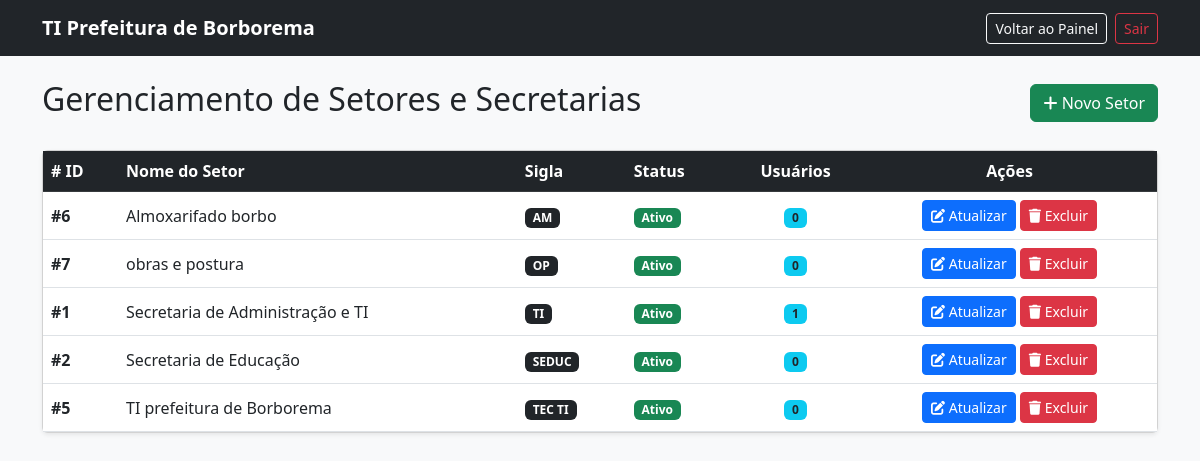
Page /admin/gerenciar_setores.php (signed in) on the earlier database version.
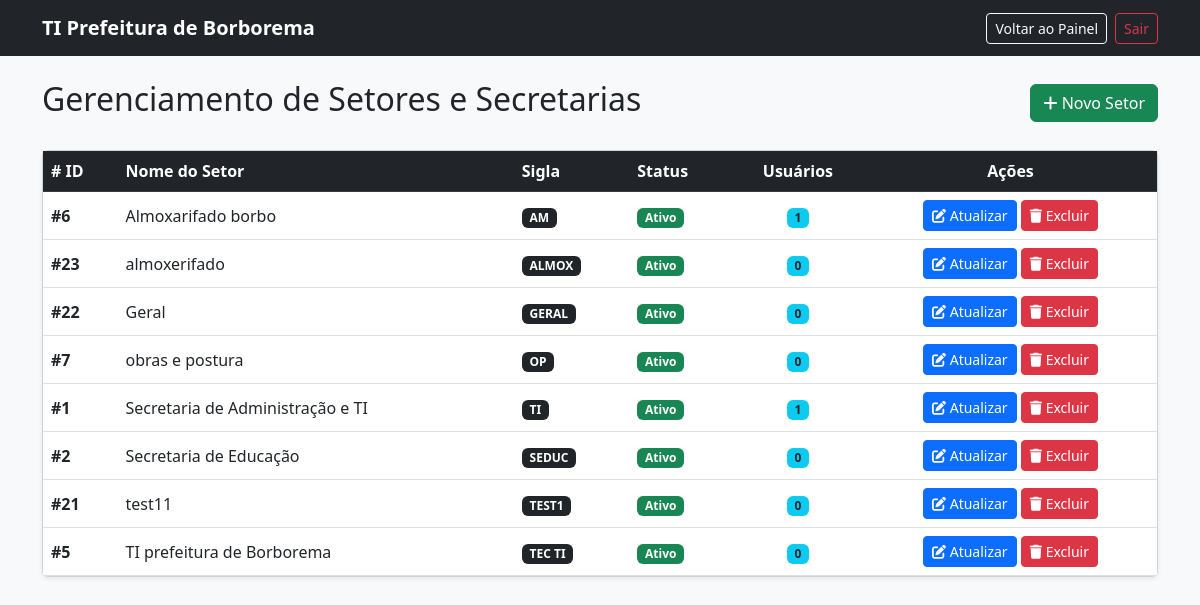
Same page on the later database version.
### tables this page shows
CREATE TABLE `secretarias_setores` (
  `id` int(11) NOT NULL,
  `nome` varchar(100) NOT NULL,
  `sigla` varchar(20) NOT NULL,
  `ativo` tinyint(1) DEFAULT 1,
  `criado_em` timestamp NOT NULL DEFAULT current_timestamp()
);

### admin/gerenciar_setores.php (the view, shortened to what this page needs)
<?php
require_once __DIR__ . '/../config/conexao.php';
try {
    $sqlSetores = "SELECT s.*, COUNT(u.id) as total_usuarios
                   FROM secretarias_setores s
                   LEFT JOIN usuarios u ON s.id = u.setor_id
                   GROUP BY s.id
                   ORDER BY s.nome ASC";
    $stmtSetores = $pdo->query($sqlSetores);
    $setores = $stmtSetores->fetchAll();
} catch (PDOException $e) {
    $setores = [];
    $mensagemErro = "Erro ao listar setores.";
}
?>
<!DOCTYPE html>
<html lang="pt-BR">
<head>
    <link href="https://cdn.jsdelivr.net/npm/bootstrap@5.3.0/dist/css/bootstrap.min.css" rel="stylesheet">
    <link rel="stylesheet" href="https://cdnjs.cloudflare.com/ajax/libs/font-awesome/6.0.0/css/all.min.css">
</head>
<body class="bg-light">
<nav class="navbar navbar-expand-lg navbar-dark bg-dark">
    <div class="container">
        <a class="navbar-brand fw-bold" href="../account/painel.php">TI Prefeitura de Borborema</a>
        <div class="d-flex align-items-center text-white">
            <a href="../account/painel.php" class="btn btn-outline-light btn-sm me-2">Voltar ao Painel</a>
            <a href="/helpdesk_prefeitura/account/logout.php" class="btn btn-outline-danger btn-sm">Sair</a>
        </div>
    </div>
</nav>
<div class="container mt-4">
    <div class="d-flex justify-content-between align-items-center mb-4">
        <h2>Gerenciamento de Setores e Secretarias</h2>
        <button class="btn btn-success" data-bs-toggle="modal" data-bs-target="#modalNovoSetor">
            <i class="fas fa-plus"></i> Novo Setor
        </button>
    </div>
    <div class="card shadow-sm">
        <div class="card-body p-0">
            <div class="table-responsive">
                <table class="table table-hover align-middle mb-0">
                    <thead class="table-dark">
                        <tr>
                            <th># ID</th>
                            <th>Nome do Setor</th>
                            <th>Sigla</th>
                            <th>Status</th>
                            <th class="text-center">Usuários</th>
                            <th class="text-center">Ações</th>
                        </tr>
                    </thead>
                    <tbody>
                        <?php if (count($setores) > 0): ?>
                            <?php foreach ($setores as $setor): ?>
                                <tr>
                                    <td><strong>#<?= $setor['id'] ?></strong></td>
                                    <td><?= htmlspecialchars($setor['nome']) ?></td>
                                    <td><span class="badge bg-dark"><?= htmlspecialchars($setor['sigla']) ?></span></td>
                                    <td>
                                        <?php if ($setor['ativo']): ?>
                                            <span class="badge bg-success">Ativo</span>
                                        <?php else: ?>
                                            <span class="badge bg-secondary">Inativo</span>
                                        <?php endif; ?>
                                    </td>
                                    <td class="text-center">
                                        <span class="badge bg-info text-dark"><?= $setor['total_usuarios'] ?></span>
                                    </td>
                                    <td class="text-center">
                                        <button type="button" class="btn btn-primary btn-sm"
                                                data-bs-toggle="modal"
                                                data-bs-target="#modalEditarSetor"
                                                data-id="<?= $setor['id'] ?>"
                                                data-nome="<?= htmlspecialchars($setor['nome']) ?>"
                                                data-sigla="<?= htmlspecialchars($setor['sigla']) ?>"
                                                data-ativo="<?= $setor['ativo'] ?>">
                                            <i class="fas fa-edit"></i> Atualizar
                                        </button>
                                        <a href="gerenciar_setores.php?excluir_setor=<?= $setor['id'] ?>"
                                           class="btn btn-danger btn-sm"
                                           onclick="return confirm('Tem certeza que deseja excluir este setor? Esta ação não poderá ser desfeita.')">
                                            <i class="fas fa-trash"></i> Excluir
                                        </a>
                                    </td>
                                </tr>
                            <?php endforeach; ?>
                        <?php else: ?>
                            <tr>
                                <td colspan="6" class="text-center py-4 text-muted">Nenhum setor cadastrado.</td>
                            </tr>
                        <?php endif; ?>
                    </tbody>
                </table>
            </div>
        </div>
    </div>
</div>
</body>
</html>

Differences in the rows shown:
computed for secretarias_setores "Almoxarifado borbo": total_usuarios "0" → "1"
added secretarias_setores: id "23", nome "almoxerifado", sigla "ALMOX", ativo "Ativo", total_usuarios "0"
added secretarias_setores: id "22", nome "Geral", sigla "GERAL", ativo "Ativo", total_usuarios "0"
added secretarias_setores: id "21", nome "test11", sigla "TEST1", ativo "Ativo", total_usuarios "0"
